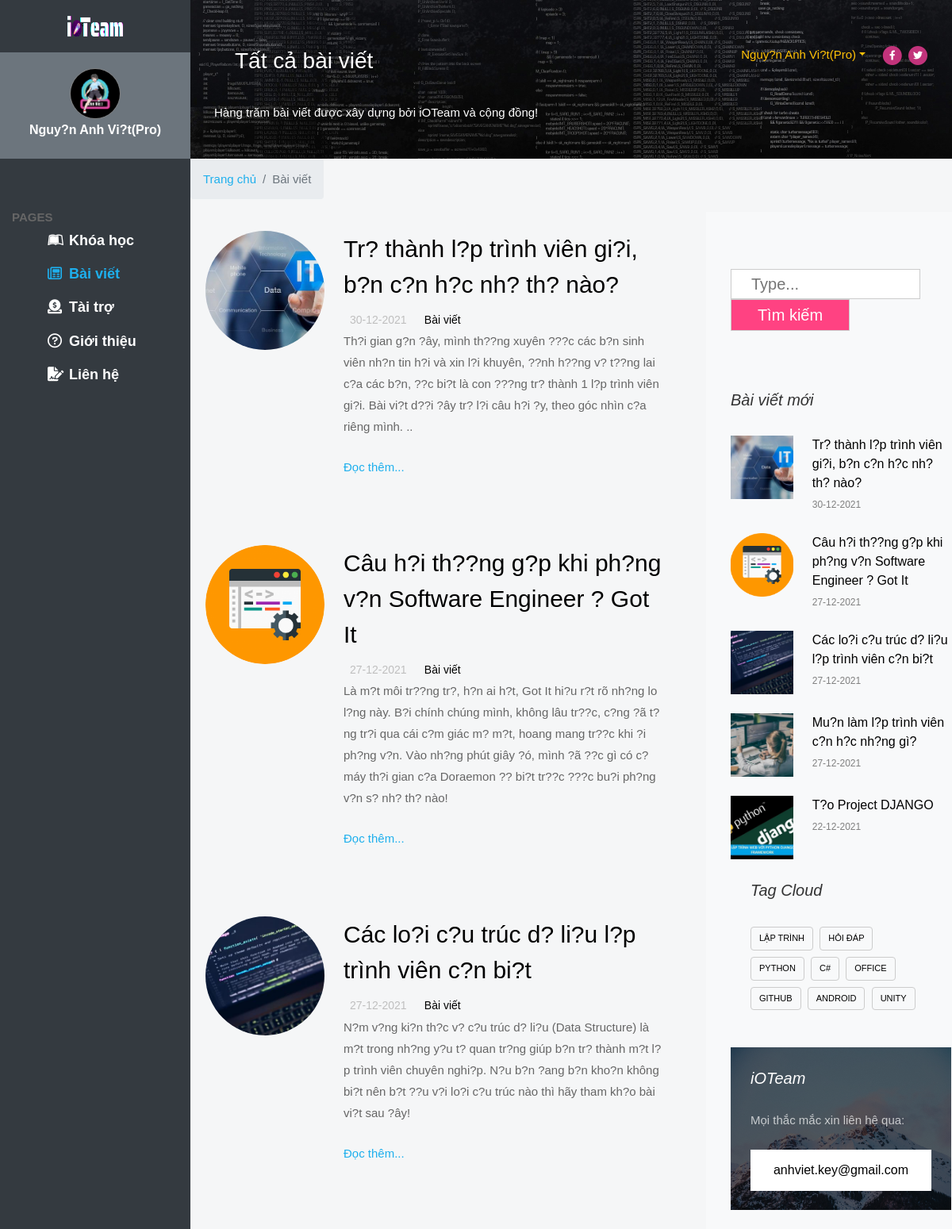
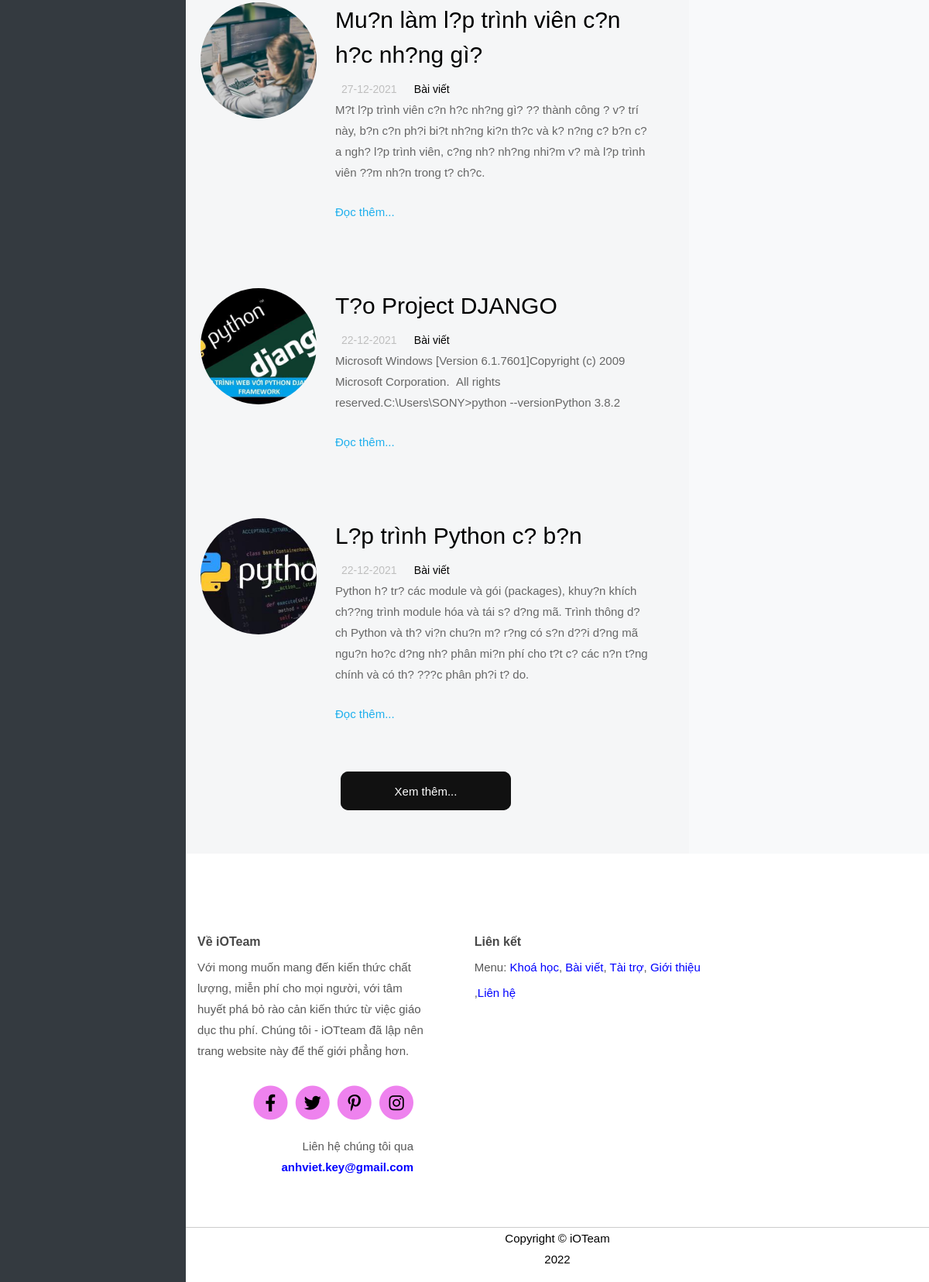
Page /learn?c=baiviet (signed in) on the committed database (2 pictures, top to bottom).
### tables this page shows
CREATE TABLE IF NOT EXISTS `news` (
  `idtt` int(11) NOT NULL AUTO_INCREMENT,
  `matt` varchar(30) NOT NULL,
  `tieude` varchar(255) NOT NULL,
  `noidung` text NOT NULL,
  `anhtt` varchar(255) NOT NULL,
  `preview` text NOT NULL,
  `ngaythemtt` timestamp NULL DEFAULT CURRENT_TIMESTAMP,
  `ngaycapnhattt` timestamp NULL DEFAULT NULL ON UPDATE CURRENT_TIMESTAMP,
  PRIMARY KEY (`idtt`) USING BTREE
);

CREATE TABLE IF NOT EXISTS `user` (
  `idnd` int(11) NOT NULL AUTO_INCREMENT,
  `email` varchar(255) NOT NULL,
  `matkhau` varchar(255) NOT NULL,
  `hoten` varchar(255) NOT NULL,
  `kieunguoidung` tinyint(4) DEFAULT '2' COMMENT '1: admin 2: user',
  `trangthai` int(11) DEFAULT '1',
  `ngaytaonguoidung` timestamp NULL DEFAULT CURRENT_TIMESTAMP,
  `ngaycapnhatnguoidung` timestamp NULL DEFAULT NULL ON UPDATE CURRENT_TIMESTAMP,
  `anhnd` varchar(255) DEFAULT NULL,
  `bio_link` varchar(255) DEFAULT NULL,
  `faceb_link` varchar(255) DEFAULT NULL,
  PRIMARY KEY (`idnd`) USING BTREE
);

### model/helper.php (called while the page is built, shortened)
<?php
    class Database{
        private static $dsn = 'mysql:host=localhost;dbname=learn;charset=utf8';
        private static $username = "root";
        private static $password = "";
        private static $con = null;
        public static function db_connect()
     {
         try{
            if(is_null(self::$con))
            {
               self::$con = new PDO(self::$dsn,self::$username,self::$password);
               self::$con->setAttribute(PDO::ATTR_ERRMODE,PDO::ERRMODE_WARNING);
            }
         }catch(PDOException $e)
         {
           $error_message = $e->getMessage();
           include_once('../errors/database_error.php');
         }
     }
        public static function db_get_list($sql = '')
     {
        if(!is_null(self::$con))
        {
           $result = self::$con->prepare($sql);
           $result->execute();
           if($result->rowCount() > 0)
           {
              $rows = $result->fetchAll();
              return $rows;
           }
        }
        return false;
     }
     public static function db_get_row($sql = '',$params = [])
      {
         if(!is_null(self::$con))
         {
            $result = self::$con->prepare($sql);
            $result->execute($params);
            if($result->rowCount() > 0)
            {
              $row = $result->fetch();
              return $row;
            }
         }
         return false;
      }
    }

### view/common/layout/main/baiviet.php (the view, shortened to what this page needs)
<?php
$sql = "select * from news order by idtt DESC";
$listtt = Database::db_get_list($sql);
?>
<div id="colorlib-main">
    <div class="row">
        <div class="col-12">
            <div class="bg-images" style="background-image:url(public/user/assets/img/code.jpg);">
                <h3 class="title-heading">Tất cả bài viết</h3>
                <p class="title-heading">Hàng trăm bài viết được xây dựng bởi iOTeam và cộng đồng!</p>
            </div>
        </div>
        <div class="breadcrumb-area">
            <div class="container">
                <div class="row">
                    <div class="col-12">
                        <div class="breadcrumb-wrap">
                            <nav aria-label="breadcrumb">
                                <ul class="breadcrumb">
                                    <li class="breadcrumb-item"><a href="index.php">Trang chủ</a></li>
                                    <li class="breadcrumb-item active" aria-current="page">Bài viết</li>
                                </ul>
                            </nav>
                        </div>
                    </div>
                </div>
            </div>
        </div>
        <div>
            <section>
                <div class="row">
                    <div class="col-xl-8 py-5 px-md-5 p-3" style="padding-top:0%!important">
                        <?php
                        if (!empty($listtt))
                            foreach ($listtt as $rows) :
                        ?>
                        <div class="row read-more pt-md-4 p-3">
                            <div class="blog-entry d-md-flex">
                                <a href="?c=chitietbaiviet&id=<?php echo $rows["idtt"] ?>" class="img img-2"
                                    style="background-image: url(uploads/<?php echo $rows['anhtt']; ?>);"></a>
                                <div class="text text-2 pl-md-4">
                                    <h3 class="mb-2"><a
                                            href="?c=chitietbaiviet&id=<?php echo $rows["idtt"] ?>"><?php echo $rows['tieude']; ?></a>
                                    </h3>
                                    <div class="meta-wrap">
                                        <p class="meta">
                                            <span><i class="icon-calendar mr-2"></i><?php $date = date("d-m-Y", strtotime($rows["ngaythemtt"]));
                                                                                        echo $date ?></span>
                                            <span><a href="?c=chitietbaiviet&id=<?php echo $rows["idtt"] ?>">Bài viết</a></span>
                                        </p>
                                    </div>
                                    <p class="mb-4"><?php echo $rows['preview']; ?></p>
                                    <p><a href="?c=chitietbaiviet&id=<?php echo $rows["idtt"] ?>" class="btn-custom">Đọc
                                            thêm... <span class="ion-ios-arrow-forward"></span></a></p>
                                </div>
                            </div>
                        </div>
                        <?php endforeach; ?>
                        <div class="row">
                            <div class="col d-flex-center">
                                <button class="btn-more glow-on-hover mb-2" type="button">Xem thêm...</button>
                            </div>
                        </div>
                    </div>
                    <div class="col-xl-4 sidebar bg-light pt-5">
                        <div class="sidebar-box pt-md-4 p-3">
                            <div class="boxx">
                                <form action="?c=timkiembaiviet" method="POST">
                                    <input type="text" placeholder="Type..." name="tukhoa" required>
                                    <input type="submit" value="Tìm kiếm" name="Timkiem" class="ip-none"
                                        style="margin-left:5px">
                                </form>
                            </div>
                        </div>
                        <?php
                        $sql = "select * from news order by idtt desc limit 5";
                        $lists = Database::db_get_list($sql);
                        ?>
                        <div class="sidebar-box p-3">
                            <h3 class="sidebar-heading">Bài viết mới</h3>
                            <?php
                            if (!empty($lists))
                                foreach ($lists as $row) :
                            ?>
                            <div class="block-21 mb-4 d-flex">
                                <a href="?c=chitietbaiviet&id=<?php echo $row["idtt"] ?>" class="blog-img mr-4"
                                    style="background-image: url(uploads/<?php echo $row['anhtt']; ?>);"></a>
                                <div class="text">
                                    <h3 class="heading"><a
                                            href="?c=chitietbaiviet&id=<?php echo $row["idtt"] ?>"><?php echo $row['tieude']; ?></a>
                                    </h3>
                                    <div class="meta">
                                        <div><a href="#"><span class="icon-calendar"></span><?php $date = date("d-m-Y", strtotime($row["ngaythemtt"]));
                                                                                                echo $date ?></a></div>
                                    </div>
                                </div>
                            </div>
                            <?php endforeach; ?>
                            <div class="sidebar-box">
                                <h3 class="sidebar-heading">Tag Cloud</h3>
                                <ul class="tagcloud">
                                    <a href="#" class="tag-cloud-link">Lập trình</a>
                                    <a href="#" class="tag-cloud-link">Hỏi đáp</a>
                                    <a href="#" class="tag-cloud-link">Python</a>
                                    <a href="#" class="tag-cloud-link">C#</a>
                                    <a href="#" class="tag-cloud-link">Office</a>
                                    <a href="#" class="tag-cloud-link">Github</a>
                                    <a href="#" class="tag-cloud-link">Android</a>
                                    <a href="#" class="tag-cloud-link">Unity</a>
                                </ul>
                            </div>
                            <div class="sidebar-box subs-wrap img py-4"
                                style="background-image: url(public/user/assets/img/bg_1.jpg);">
                                <div class="overlay"></div>
                                <h3 class="mb-4 sidebar-heading">iOTeam</h3>
                                <p class="mb-4">Mọi thắc mắc xin liên hệ qua:</p>
                                <form action="#" class="subscribe-form">
                                    <div class="form-group">
                                        <a href="mailto:anhviet.key@gmail.com"><input value="anhviet.key@gmail.com"
                                                class="mt-2 btn btn-yellow submit"></a>
                                    </div>
                                </form>
                            </div>
                        </div>
                    </div>
                </div>
            </section>
        </div>
    </div>

### view/common/layout/slidebar.php (shortened to what this page needs)
<div id="colorlib-page col-6">
    <div class="slidebar">
        <aside id="colorlib-aside" role="complementary" class="js-fullheight">
            <a href="index.php">
                <div class="top-author d-flex-center" style="cursor: pointer;">
                    <img src="public/user/assets/img/iOTEAM-logo.png" alt="" width="30%" height="40%">
                </div>
            </a>
            <div class="lglo-author d-flex-center">
                <?php
                if (!isset($_SESSION['user'])) { ?>
                <div class="button-container-1 mr-1">
                    <span class="mas-1">Đăng nhập</span>
                    <a href="account/dangnhap"> <button id='work' type="button" name="Hover"><i class="far fa-user"></i>
                            Đăng nhập</button></a>
                </div>
                <div class="button-container-3">
                    <span class="mas-2">Đăng ký</span>
                    <a href="account/dangky"> <button id='work' type="button" name="Hover"><i class="fas fa-user"></i>
                            Đăng ký</button></a>
                </div>
                <?php } else { ?>
                <?php if (isset($_SESSION['user']))
                        $idnd = $_SESSION['user'][0];
                    if (!empty($idnd)) {
                        $sql = "select * from user where idnd=:idnd";
                        $params = ["idnd" => $idnd];
                        $nguoidungs = Database::db_get_row($sql, $params);
                    } ?>
                <div class="profile">
                    <a href="?c=manage"><img class="img-profile" src="uploads/<?php echo $nguoidungs['anhnd'] ?>"
                            alt="images" style="border:1px solid gray"></a>
                    <div><?php echo $_SESSION['user'][3] ?></div>
                </div>
                <?php } ?>
            </div>
            <nav id="colorlib-main-menu" role="navigation">
                <ul>
                    <span style="margin-left: -3em;font-weight: 700">PAGES</span>
                    <li><a href="?c=khoahoc"><i class="fab fa-leanpub e-2"></i>Khóa học</a></li>
                    <li><a href="?c=baiviet"><i class="far fa-newspaper e-2"></i>Bài viết</a></li>
                    <li><a href="?c=taitro"><i class="fas fa-donate e-2"></i>Tài trợ</a></li>
                    <li><a href="?c=gioithieu"><i class="far fa-question-circle e-2"></i>Giới thiệu</a></li>
                    <li><a href="?c=lienhe"><i class="fas fa-file-signature e-2"></i>Liên hệ</a></li>
                </ul>
            </nav>
        </aside>
    </div>

### public/user/assets/css/grids.css (style rules this page uses)
*, *::before, *::after { box-sizing: border-box; }
.boxx { width: 100%; }
.boxx input { width: 100%; position: relative; display: inline-block; font-size: 20px; box-sizing: border-box; border: 1px solid #ccc !important; }
.boxx input[type="text"] { background: #fff; width: 86%; border: none; outline: none; padding: 0 25px; }
.boxx input[type="submit"] { position: relative; left: -5px; width: 150px; border: none; outline: none; cursor: pointer; background: #ff4282; color: #fff; }
:root { --clr-dark: rgb(13, 17, 19); --clr-light: #fff; --clr-accent: rgb(222, 52, 0); --clr-accent-dark: rgb(163, 38, 0); --clr-secondary: rgb(0, 76, 199); --br: 0.5rem; --transition: transform 200ms cubic-bezier(0.23, 0.99, 0.72, 1.03); }
img { max-width: 100%; }
h1, h2, h3, p { margin: 0; }
section { display: flex; justify-content: center; align-items: center; flex-direction: column; min-height: 100vh; }

### view/common/layout/main/baiviet.php (style rules this page uses)
.read-more { display: none; }

### view/common/layout/slidebar.php (style rules this page uses)
.img-profile { display: inline-block !important; width: 64px; height: 64px; border-radius: 50%; object-fit: cover; }
.profile { display: flex; justify-content: center; align-items: center; flex-direction: column; color: #fff; font-size: 16px; font-weight: 700; cursor: pointer; }
ul li a.active { color: #1eafed !important; }

### rows in the picture
news: anhtt (picture), tieude "Tr? thành l?p trình viên gi?i, b?n c?n h?c nh? th? nào?", ngaythemtt "30-12-2021", preview "Th?i gian g?n ?ây, mình th??ng xuyên ???c các b?n sinh viên nh?n tin h?i và xin l?i khuyên, ??nh h??ng v? t??ng lai c?a các b?n, ??c bi?t là con ???ng tr? thành 1 l?p trình viên gi?i. Bài vi?t d??i ?ây tr? l?i câu h?i ?y, theo góc nhìn c?a riêng mình. .."
news: anhtt (picture), tieude "Câu h?i th??ng g?p khi ph?ng v?n Software Engineer ? Got It", ngaythemtt "27-12-2021", preview "Là m?t môi tr??ng tr?, h?n ai h?t, Got It hi?u r?t rõ nh?ng lo l?ng này. B?i chính chúng mình, không lâu tr??c, c?ng ?ã t?ng tr?i qua cái c?m giác m? m?t, hoang mang tr??c khi ?i ph?ng v?n. Vào nh?ng phút giây ?ó, mình ?ã ??c gì có c? máy th?i gian c?a Doraemon ?? bi?t tr??c ???c bu?i ph?ng v?n s? nh? th? nào!"
news: anhtt (picture), tieude "Các lo?i c?u trúc d? li?u l?p trình viên c?n bi?t", ngaythemtt "27-12-2021", preview "N?m v?ng ki?n th?c v? c?u trúc d? li?u (Data Structure) là m?t trong nh?ng y?u t? quan tr?ng giúp b?n tr? thành m?t l?p trình viên chuyên nghi?p. N?u b?n ?ang b?n kho?n không bi?t nên b?t ??u v?i lo?i c?u trúc nào thì hãy tham kh?o bài vi?t sau ?ây!"
news: anhtt (picture), tieude "Mu?n làm l?p trình viên c?n h?c nh?ng gì?", ngaythemtt "27-12-2021", preview "M?t l?p trình viên c?n h?c nh?ng gì? ?? thành công ? v? trí này, b?n c?n ph?i bi?t nh?ng ki?n th?c và k? n?ng c? b?n c?a ngh? l?p trình viên, c?ng nh? nh?ng nhi?m v? mà l?p trình viên ??m nh?n trong t? ch?c."
news: anhtt (picture), tieude "T?o Project DJANGO", ngaythemtt "22-12-2021", preview "Microsoft Windows [Version 6.1.7601]Copyright (c) 2009 Microsoft Corporation. All rights reserved.C:\\Users\\SONY>python --versionPython 3.8.2"
news: anhtt (picture), tieude "L?p trình Python c? b?n", ngaythemtt "22-12-2021", preview "Python h? tr? các module và gói (packages), khuy?n khích ch??ng trình module hóa và tái s? d?ng mã. Trình thông d?ch Python và th? vi?n chu?n m? r?ng có s?n d??i d?ng mã ngu?n ho?c d?ng nh? phân mi?n phí cho t?t c? các n?n t?ng chính và có th? ???c phân ph?i t? do."
user: anhnd (picture)

### other values in the picture
$_SESSION['user'][3] "Nguy?n Anh Vi?t(Pro)"
